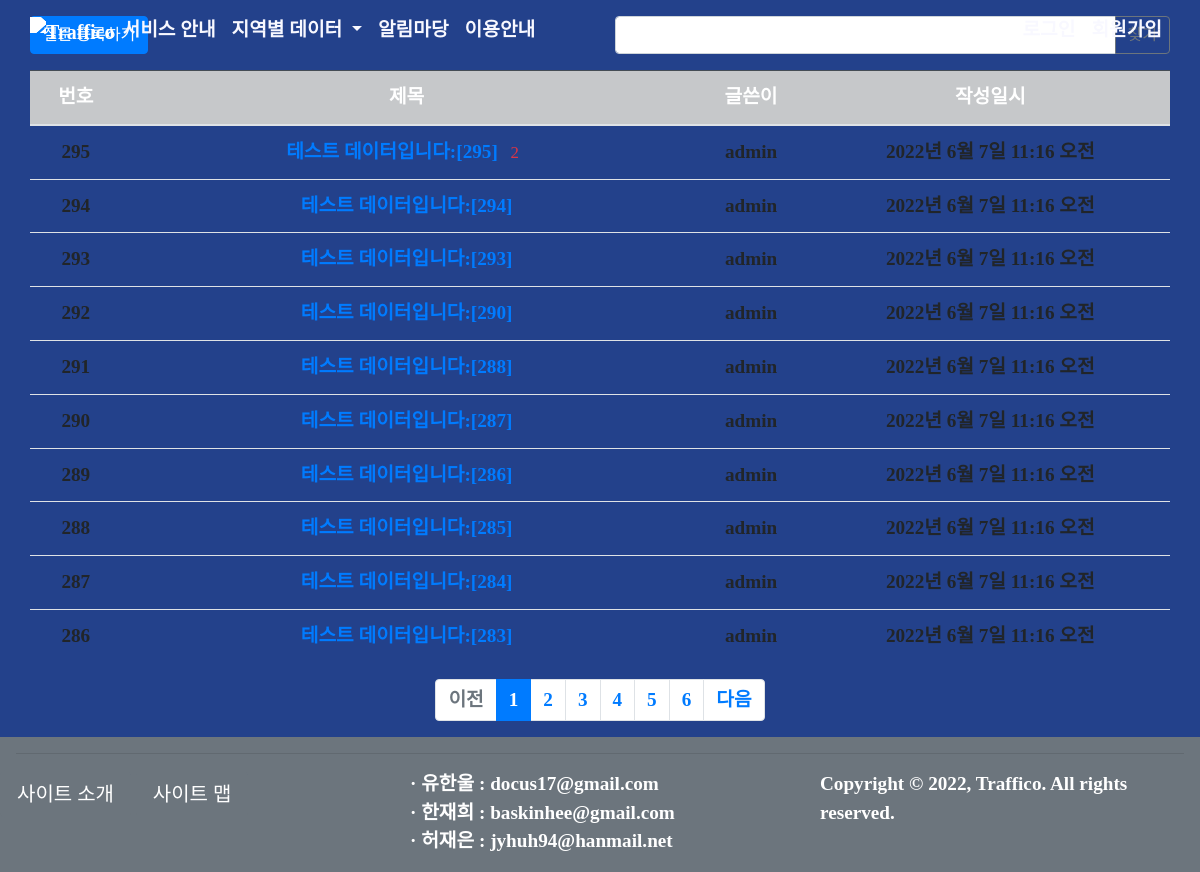
Page /traffico/board on the committed database.
### traffico/models.py (models this page shows, shortened)
class Question(models.Model):
    author = models.ForeignKey(User, on_delete=models.CASCADE, related_name='author_question')
    subject = models.CharField(max_length=200)
    content = models.TextField()
    create_date = models.DateTimeField()
    modify_date = models.DateTimeField(null=True, blank=True)
    voter = models.ManyToManyField(User, related_name='voter_question')  # 추천인 추가

### traffico/views/base_views.py (the view, shortened to what this page needs)
# urls.py: path('board', base_views.board, name='board'),
def board(request):
    page = request.GET.get('page', '1')  # 페이지
    kw = request.GET.get('kw', '')  # 검색어
    question_list = Question.objects.order_by('-create_date')
    paginator = Paginator(question_list, 10)  # 페이지당 10개씩 보여주기
    page_obj = paginator.get_page(page)
    context = {'question_list': page_obj, 'page': page, 'kw': kw}
    return render(request, 'traffico/board.html', context)

### traffico/templatetags/traffico_filter.py (called while the page is built)
@register.filter
def sub(value, arg):
    return value - arg

### templates/traffico/board.html (shortened to what this page needs)
{% extends 'base.html' %}
{% load traffico_filter %}
{% block content %}
<div class="container my-3 padding-100">
    <div class="row my-3">
        <div class="col-6">
            <a href="{% url 'traffico:question_create' %}" class="btn btn-primary">질문 등록하기</a>
        </div>
        <div class="col-6">
            <div class="input-group">
                <input type="text" id="search_kw" class="form-control" value="{{ kw|default_if_none:'' }}">
                <div class="input-group-append">
                    <button class="btn btn-outline-secondary" type="button" id="btn_search">찾기</button>
                </div>
            </div>
        </div>
    </div>
    <table class="table">
        <thead>
        <tr class="text-center table-dark">
            <th>번호</th>
            <th style="width:50%">제목</th>
            <th>글쓴이</th>
            <th>작성일시</th>
        </tr>
        </thead>
        <tbody>
        {% if question_list %}
        {% for question in question_list %}
        <tr class="text-center">
            <td>
                {{ question_list.paginator.count|sub:question_list.start_index|sub:forloop.counter0|add:1 }}
            </td>
            <td class="text-start">
                <a href="{% url 'traffico:detail' question.id %}">{{ question.subject }}</a>
                {% if question.answer_set.count > 0 %}
                <span class="text-danger small mx-2">{{ question.answer_set.count }}</span>
                {% endif %}
            </td>
            <td>{{ question.author.username }}</td>
            <td>{{ question.create_date }}</td>
        </tr>
        {% endfor %}
        {% else %}
        <tr>
            <td colspan="4">질문이 없습니다.</td>
        </tr>
        {% endif %}
        </tbody>
    </table>
    <ul class="pagination justify-content-center">
        {% if question_list.has_previous %}
        <li class="page-item">
            <a class="page-link" data-page="{{ question_list.previous_page_number }}"
                href="javascript:void(0)">이전</a>
        </li>
        {% else %}
        <li class="page-item disabled">
            <a class="page-link" tabindex="-1" aria-disabled="true" href="#">이전</a>
        </li>
        {% endif %}
        {% for page_number in question_list.paginator.page_range %}
        {% if page_number >= question_list.number|add:-5 and page_number <= question_list.number|add:5 %}
        {% if page_number == question_list.number %}
        <li class="page-item active" aria-current="page">
            <a class="page-link" data-page="{{ page_number }}"
                href="javascript:void(0)">{{ page_number }}</a>
        </li>
        {% else %}
        <li class="page-item">
            <a class="page-link" data-page="{{ page_number }}"
           href="javascript:void(0)">{{ page_number }}</a>
        </li>
        {% endif %}
        {% endif %}
        {% endfor %}
        {% if question_list.has_next %}
        <li class="page-item">
            <a class="page-link" data-page="{{ question_list.next_page_number }}"
           href="javascript:void(0)">다음</a>
        </li>
        {% else %}
        <li class="page-item disabled">
            <a class="page-link" tabindex="-1" aria-disabled="true" href="#">다음</a>
        </li>
        {% endif %}
    </ul>
</div>
{% endblock %}

### static/style.css (style rules this page uses)
body { position: relative; height: 100%; font-family: 'NanumSquare'; font-weight: 600; font-size: 1.2em; margin: 0; padding: 0; }
:root { --shadow-sm: 0 0.3px 0.4px rgba(0, 0, 0, 0.025), 0 0.9px 1.5px rgba(0, 0, 0, 0.05), 0 3.5px 6px rgba(0, 0, 0, 0.1); }
li { list-style: none; }
.color4 { background-color: #23418B; !important }
.container { position: relative; }
.padding-100 { padding-top: 100px }

### rows in the picture
Question: paginator.count|sub "295", subject "테스트 데이터입니다:[295]", answer_set.count "2", author.username "admin", create_date "2022년 6월 7일 11:16 오전"
Question: paginator.count|sub "294", subject "테스트 데이터입니다:[294]", author.username "admin", create_date "2022년 6월 7일 11:16 오전"
Question: paginator.count|sub "293", subject "테스트 데이터입니다:[293]", author.username "admin", create_date "2022년 6월 7일 11:16 오전"
Question: paginator.count|sub "292", subject "테스트 데이터입니다:[290]", author.username "admin", create_date "2022년 6월 7일 11:16 오전"
Question: paginator.count|sub "291", subject "테스트 데이터입니다:[288]", author.username "admin", create_date "2022년 6월 7일 11:16 오전"
Question: paginator.count|sub "290", subject "테스트 데이터입니다:[287]", author.username "admin", create_date "2022년 6월 7일 11:16 오전"
Question: paginator.count|sub "289", subject "테스트 데이터입니다:[286]", author.username "admin", create_date "2022년 6월 7일 11:16 오전"
Question: paginator.count|sub "288", subject "테스트 데이터입니다:[285]", author.username "admin", create_date "2022년 6월 7일 11:16 오전"
Question: paginator.count|sub "287", subject "테스트 데이터입니다:[284]", author.username "admin", create_date "2022년 6월 7일 11:16 오전"
Question: paginator.count|sub "286", subject "테스트 데이터입니다:[283]", author.username "admin", create_date "2022년 6월 7일 11:16 오전"

### other values in the picture
{{ page_number }} "1"
{{ page_number }} "2" "3" "4" "5" "6"
